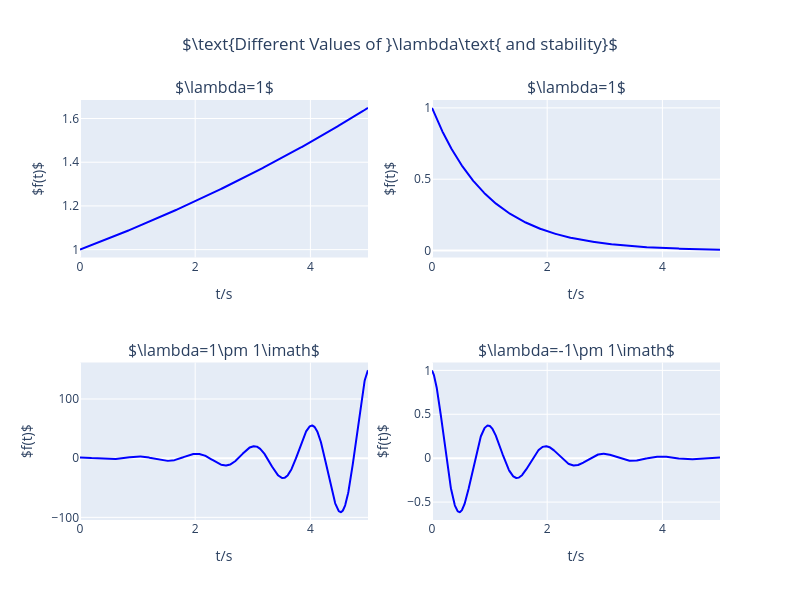

This figure's notebook cell:
### Markdown cell above
To determine the system's forced response to an input, we set $F(t)$ to a given value, and solve. We will explore this via examples for real aircraft.

<script async src="https://pagead2.googlesyndication.com/pagead/js/adsbygoogle.js"></script>
<ins class="adsbygoogle"
     style="display:block; text-align:center;"
     data-ad-layout="in-article"
     data-ad-format="fluid"
     data-ad-client="ca-pub-5107176300009857"
     data-ad-slot="7122611277"></ins>
<script>
     (adsbygoogle = window.adsbygoogle || []).push({});
</script>

## Determining Stability - Eigenvalues

We have already shown the characteristic equation of the mass spring damper system to be:

$$\lambda^2 + 2\zeta\omega_n\lambda + \omega_n^2$$

Note that if we had taken the Laplace Transform of the equation of motion with zero initial conditions, we would have arrived at the characteristic equation in terms of the Laplace Operator, $s$

$$s^2 + 2\zeta\omega_n s + \omega_n^2 = 0$$(eq:msdLT)

Clearly equations {eq}`eq:msdCE` and {eq}`eq:msdLT` are equivalent, hence the poles and eigenvalues are equivalent. Since we know that the poles of the system give information on its stability, then we can further surmise that its eigenvalues do the same. Furthermore, we have shown that the eigenvalues are given by the solution of the characteristic equation: 

$$\lambda = \omega_n\left(-\zeta \pm \sqrt{-\zeta^2-1}\right)$$ 

hence we can see that the system's eigenvalues and therefor its stability is a function of both the natural frequency and the damping.

For mechanical systems, damping can only be positive, and hence the term $\zeta\omega_n$ will always be positive. This is a consequence of physical damping being a removal of kinetic energy - hence this *always* causes oscillations to decrease in amplitude. For aircraft, however, the interplay of aerodynamic and propulsive forcing causing a conversion between potential and kinetic energy can give rise to *negative* damping, whereby energy is added to a system. This causes oscillations which increase with time. For solution of the aircraft equations of motion, the eigenvalues may be real or complex, and have a positive or negative real component. This gives rise to four possibilities as shown in the table below:

| $\lambda$                   | Dynamic Response                                                                                                                                                                                          |
|:----------------------------|:----------------------------------------------------------------------------------------------------------------------------------------------------------------------------------------------------------|
| Real and Negative           | This denotes an exponential decay or a *convergence*. This is indicative of static stability.                |
| Real and Positive           | This denotes an exponential increase or a *divergence*. This is indicative of static instability.            |
| Complex, $\Re(\lambda) <0$  | This denotes an oscillatory motion with a decreasing amplitude. This is indicative of dynamic stability.     |
| Complex, $\Re({\lambda})>0$ | This denotes an oscillatory motion with an increasing amplitude. This is indicative of dynamic instability. |

### Code cell
from plotly.subplots import make_subplots
import plotly.graph_objects as go

fig = make_subplots(rows=2, cols=2, subplot_titles=("$\lambda=1$", "$\lambda=1$", "$\lambda=1\pm 1\imath$", "$\lambda=-1\pm 1\imath$"))

t = np.linspace(0, 5, 1000)
w = 1*2*np.pi

# Make a function that plots a basic system with frequency w over time t
def ft(lam):
    out = np.exp(lam.real * t + 1j * lam.imag * w * t)
    return out.real

# 1 - statically unstable, no dynamic behaviour
lam = 0.1
fig.add_trace(
    go.Scatter(x=t, y=ft(lam), line_color='blue', showlegend=False),
    row=1, col=1
)


# 2 - statically stable, no dynamic behaviour
lam = -1
fig.add_trace(
    go.Scatter(x=t, y=ft(lam), line_color='blue', showlegend=False),
    row=1, col=2
)

# 3 - statically unstable, with dynamic behaviour
lam = 1 + 1j
fig.add_trace(
    go.Scatter(x=t, y=ft(lam), line_color='blue', showlegend=False),
    row=2, col=1
)

# 3 - statically unstable, with dynamic behaviour
lam = -1 + 1j
fig.add_trace(
    go.Scatter(x=t, y=ft(lam), line_color='blue', showlegend=False),
    row=2, col=2
)



fig.update_layout(height=600, width=800, title_text="$\\text{Different Values of }\lambda\\text{ and stability}$", title_x=0.5)
fig.update_xaxes(title_text="t/s")
fig.update_yaxes(title_text="$f(t)$")
fig.show()

### Figure 1 — Plotly figure (JSON) as saved in the notebook; plotly's stock layout.template omitted (floating-point values rounded to 4 significant figures; data arrays with more than 128 entries replaced by an {"elided": "..."} marker saying what was removed)
{"data": [{"line": {"color": "blue"}, "showlegend": false, "type": "scatter", "x": {"elided": "1000 float values"}, "xaxis": "x", "y": {"elided": "1000 float values"}, "yaxis": "y"}, {"line": {"color": "blue"}, "showlegend": false, "type": "scatter", "x": {"elided": "1000 float values"}, "xaxis": "x2", "y": {"elided": "1000 float values"}, "yaxis": "y2"}, {"line": {"color": "blue"}, "showlegend": false, "type": "scatter", "x": {"elided": "1000 float values"}, "xaxis": "x3", "y": {"elided": "1000 float values"}, "yaxis": "y3"}, {"line": {"color": "blue"}, "showlegend": false, "type": "scatter", "x": {"elided": "1000 float values"}, "xaxis": "x4", "y": {"elided": "1000 float values"}, "yaxis": "y4"}], "layout": {"annotations": [{"font": {"size": 16}, "showarrow": false, "text": "$\\lambda=1$", "x": 0.225, "xanchor": "center", "xref": "paper", "y": 1.0, "yanchor": "bottom", "yref": "paper"}, {"font": {"size": 16}, "showarrow": false, "text": "$\\lambda=1$", "x": 0.775, "xanchor": "center", "xref": "paper", "y": 1.0, "yanchor": "bottom", "yref": "paper"}, {"font": {"size": 16}, "showarrow": false, "text": "$\\lambda=1\\pm 1\\imath$", "x": 0.225, "xanchor": "center", "xref": "paper", "y": 0.375, "yanchor": "bottom", "yref": "paper"}, {"font": {"size": 16}, "showarrow": false, "text": "$\\lambda=-1\\pm 1\\imath$", "x": 0.775, "xanchor": "center", "xref": "paper", "y": 0.375, "yanchor": "bottom", "yref": "paper"}], "height": 600, "title": {"text": "$\\text{Different Values of }\\lambda\\text{ and stability}$", "x": 0.5}, "width": 800, "xaxis": {"anchor": "y", "domain": [0.0, 0.45], "title": {"text": "t/s"}}, "xaxis2": {"anchor": "y2", "domain": [0.55, 1.0], "title": {"text": "t/s"}}, "xaxis3": {"anchor": "y3", "domain": [0.0, 0.45], "title": {"text": "t/s"}}, "xaxis4": {"anchor": "y4", "domain": [0.55, 1.0], "title": {"text": "t/s"}}, "yaxis": {"anchor": "x", "domain": [0.625, 1.0], "title": {"text": "$f(t)$"}}, "yaxis2": {"anchor": "x2", "domain": [0.625, 1.0], "title": {"text": "$f(t)$"}}, "yaxis3": {"anchor": "x3", "domain": [0.0, 0.375], "title": {"text": "$f(t)$"}}, "yaxis4": {"anchor": "x4", "domain": [0.0, 0.375], "title": {"text": "$f(t)$"}}}}
